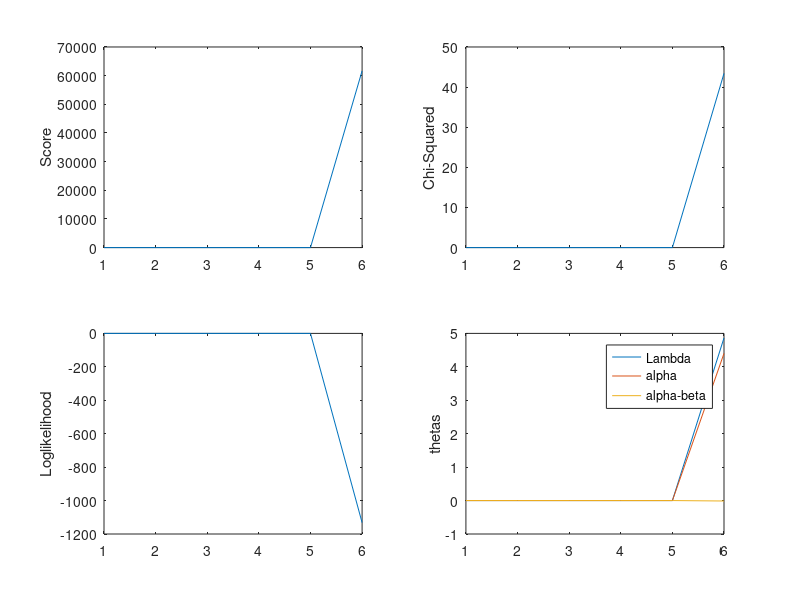

MATLAB code to generate this figure:
% enter data from Emily
% imposes constraint on Lambda but leaves in the scoring
%used Genetics paper form to IRLS in Avise et al (1987)
clear all
N(1,1) = 103
N(1,2) = 167
N(1,3) = 126
N(2,1) = 142
N(2,2) =  86
N(2,3) =  58
N(3,1) = 170
N(3,2) = 108
N(3,3) =  88
NN = 0
k = 0
m = 8
for i=1:3
    for j=1:3
        k = k + 1
         O(k) = log(N(i,j));
        NN = NN + N(i,j);
    end
end
for i=1:3
    NR(i) = 0
    for j=1:3
        NR(i) = NR(i) + N(i,j)
    end
end
% use regression to initialize IRLS
X = [ 1 0 0 1 -1 0 1 0 0; 1 0 0 -1 1 0 1 0 0; 1 0 0 -1 -1 0 -1 0 0; 0 1 0 0 -1 -1 0 -1 1; 0 1 0 0 1 -1 0 1 0; 0 1 0 0 -1 1 0 1 0; 0 0 1 1 0 -1 0 0 1; 0 0 1 -1 0 -1 0 0 -1; 0 0 1 1 0 -1 0 0 1]
X = [ 1 1 -1 0 1 0 0; 1 -1 1 0 1 0 0; 1 -1 -1 0 -1 0 0; 1 0 -1 -1 0 -1 1; 1 0 1 -1 0 1 0; 1 0 -1 1 0 1 0; 1 1 0 -1 0 0 1; 1 -1 0 -1 0 0 -1; 1 1 0 -1 0 0 1]
X = [ 1 0 0 1 -1 0 1 0; 1 0 0 -1 1 0 1 0; 1 0 0 -1 -1 0 -1 0; 0 1 0 0 -1 -1 0  0; 0 1 0 0 1 -1 0 0; 0 1 0 0 -1 1 0  0; 0 0 1 1 0 -1 0 -1; 0 0 1 -1 0 -1 0 -1; 0 0 1 -1 0 1 0 1]

H = X'*X
O = O'
theta0 = inv(H)*X'*O
Pred = (X*theta0)
Exp=exp(Pred)
Obs=exp(O)
X2 = 0;
for i=1:9
    X2 = X2 + ((Obs(i))-Exp(i))^2/Exp(i)
end
for i=1:3
      k = 3*(i-1)
    ER(i) = 0
    for j=1:3
        ER(i) = ER(i) + Exp(k+j)
    end
end
'initial',X2,theta0
%IRLS
beta = theta0
iter = 100
%start IRLS
error = 1000
while error > 10^-8
   % calculate Ks from model and parameters
K = exp(X*beta)
for i=1:3
   k = 3*(i-1)
   for j=1:3
       K(k+j) = K(k+j)/NR(i)
   end
end
    A = diag(K)
    A = inv(A)
   
         info = X'*A*X
         info = NN*info
         VAR = inv(info)
         S = A*O
         Y = S + NN*A*X*beta
         betastar=VAR*X'*Y
        Pred = (X*betastar)
        Exp = exp(Pred)
        for i=1:3
      k = 3*(i-1)
      % calculate expected marginal counts for each cross
    ER(i) = 0;
    for j=1:3
        ER(i) = ER(i) + Exp(k+j);
    end
        end
% After getting expected margins, update the betastar to enforce these
% margins
         for i=1:3
    betastar(i)=betastar(i) - log(ER(i)/NR(i));
         end
    % update predictions once the margins are enforced for each cross
      Pred = (X*betastar)
        Exp = exp(Pred)   
%calculate error in marginal counts of crosses
        diff = ER(1) -NR(1) + ER(2) - NR(2) + ER(3) - NR(3)
        Obs=exp(O)
        X2 = 0;
        for i=1:9
            X2 = X2 +(Obs(i)-Exp(i))^2/Exp(i);
        end
        k
        X2
        chisq(k) = X2;
        error = (betastar-beta)'*(betastar-beta)
        rel = (beta)'*(beta)
        error = error/rel
        beta = betastar;
        for i=1:m
            sd(i) = sqrt(VAR(i,i));
        end
        sdd = sd'
        parameters = [beta,sdd]
        Score(k) = sum(X'*Y);
        lnL=0;
        for i=1:9
            lnL = lnL + Obs(i)*log(K(i));
        end
        Like(k) = lnL;
        beta1(k) = beta(1);
        beta2(k) = beta(2);
        beta4(k) = beta(4);
        
end
subplot(2,2,1)
plot(1:k,Score)
ylabel('Score')
subplot(2,2,2)
plot(1:k,chisq)
ylabel('Chi-Squared')
subplot(2,2,3)
plot(1:k,Like)
ylabel('Loglikelihood')
subplot(2,2,4)
xx=1:k;
plot(xx,beta1,xx,beta2,xx,beta4)
legend('Lambda','alpha','alpha-beta')
ylabel('thetas')